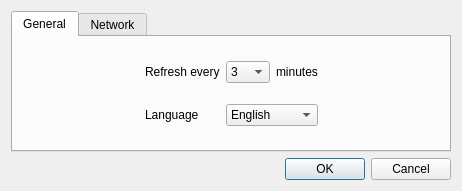
<ui version="4.0" >
 <class>Settings</class>
 <widget class="QDialog" name="Settings" >
  <property name="geometry" >
   <rect>
    <x>0</x>
    <y>0</y>
    <width>462</width>
    <height>191</height>
   </rect>
  </property>
  <property name="sizePolicy" >
   <sizepolicy vsizetype="Fixed" hsizetype="Fixed" >
    <horstretch>0</horstretch>
    <verstretch>0</verstretch>
   </sizepolicy>
  </property>
  <property name="windowTitle" >
   <string>Settings</string>
  </property>
  <layout class="QGridLayout" name="gridLayout" >
   <item row="2" column="0" >
    <widget class="QDialogButtonBox" name="buttonBox" >
     <property name="orientation" >
      <enum>Qt::Horizontal</enum>
     </property>
     <property name="standardButtons" >
      <set>QDialogButtonBox::Cancel|QDialogButtonBox::Ok</set>
     </property>
    </widget>
   </item>
   <item row="0" column="0" >
    <widget class="QTabWidget" name="tabs" >
     <property name="currentIndex" >
      <number>0</number>
     </property>
     <property name="usesScrollButtons" >
      <bool>true</bool>
     </property>
     <widget class="QWidget" name="general" >
      <property name="geometry" >
       <rect>
        <x>0</x>
        <y>0</y>
        <width>432</width>
        <height>112</height>
       </rect>
      </property>
      <attribute name="title" >
       <string>General</string>
      </attribute>
      <layout class="QHBoxLayout" name="horizontalLayout" >
       <item>
        <spacer name="horizontalSpacer" >
         <property name="orientation" >
          <enum>Qt::Horizontal</enum>
         </property>
         <property name="sizeHint" stdset="0" >
          <size>
           <width>44</width>
           <height>20</height>
          </size>
         </property>
        </spacer>
       </item>
       <item>
        <layout class="QGridLayout" name="gridLayout_3" >
         <item row="0" column="0" >
          <widget class="QLabel" name="label" >
           <property name="text" >
            <string>Refresh every</string>
           </property>
          </widget>
         </item>
         <item row="0" column="1" >
          <widget class="QComboBox" name="refreshCombo" >
           <item>
            <property name="text" >
             <string>3</string>
            </property>
           </item>
           <item>
            <property name="text" >
             <string>5</string>
            </property>
           </item>
           <item>
            <property name="text" >
             <string>10</string>
            </property>
           </item>
           <item>
            <property name="text" >
             <string>15</string>
            </property>
           </item>
           <item>
            <property name="text" >
             <string>30</string>
            </property>
           </item>
           <item>
            <property name="text" >
             <string>45</string>
            </property>
           </item>
           <item>
            <property name="text" >
             <string>60</string>
            </property>
           </item>
          </widget>
         </item>
         <item row="0" column="2" >
          <widget class="QLabel" name="label_2" >
           <property name="text" >
            <string>minutes</string>
           </property>
          </widget>
         </item>
         <item row="1" column="0" >
          <widget class="QLabel" name="label_3" >
           <property name="text" >
            <string>Language</string>
           </property>
          </widget>
         </item>
         <item row="1" column="1" colspan="2" >
          <widget class="QComboBox" name="comboBox" >
           <property name="currentIndex" >
            <number>1</number>
           </property>
           <item>
            <property name="text" >
             <string>Català</string>
            </property>
           </item>
           <item>
            <property name="text" >
             <string>English</string>
            </property>
           </item>
           <item>
            <property name="text" >
             <string>Español</string>
            </property>
           </item>
           <item>
            <property name="text" >
             <string>Polski</string>
            </property>
           </item>
          </widget>
         </item>
        </layout>
       </item>
       <item>
        <spacer name="horizontalSpacer_2" >
         <property name="orientation" >
          <enum>Qt::Horizontal</enum>
         </property>
         <property name="sizeHint" stdset="0" >
          <size>
           <width>44</width>
           <height>20</height>
          </size>
         </property>
        </spacer>
       </item>
      </layout>
     </widget>
     <widget class="QWidget" name="network" >
      <property name="geometry" >
       <rect>
        <x>0</x>
        <y>0</y>
        <width>432</width>
        <height>112</height>
       </rect>
      </property>
      <attribute name="title" >
       <string>Network</string>
      </attribute>
      <layout class="QGridLayout" name="gridLayout_2" >
       <item row="0" column="0" colspan="3" >
        <widget class="QCheckBox" name="proxyBox" >
         <property name="text" >
          <string>Use HTTP &amp;proxy</string>
         </property>
        </widget>
       </item>
       <item row="0" column="4" >
        <spacer name="horizontalSpacer_3" >
         <property name="orientation" >
          <enum>Qt::Horizontal</enum>
         </property>
         <property name="sizeHint" stdset="0" >
          <size>
           <width>107</width>
           <height>20</height>
          </size>
         </property>
        </spacer>
       </item>
       <item row="1" column="0" >
        <spacer name="horizontalSpacer_5" >
         <property name="orientation" >
          <enum>Qt::Horizontal</enum>
         </property>
         <property name="sizeHint" stdset="0" >
          <size>
           <width>40</width>
           <height>20</height>
          </size>
         </property>
        </spacer>
       </item>
       <item row="1" column="1" >
        <widget class="QLabel" name="hostLabel" >
         <property name="text" >
          <string>Host:</string>
         </property>
        </widget>
       </item>
       <item row="1" column="2" colspan="3" >
        <widget class="QLineEdit" name="hostEdit" >
         <property name="enabled" >
          <bool>false</bool>
         </property>
         <property name="text" >
          <string/>
         </property>
        </widget>
       </item>
       <item row="2" column="2" >
        <spacer name="horizontalSpacer_4" >
         <property name="orientation" >
          <enum>Qt::Horizontal</enum>
         </property>
         <property name="sizeHint" stdset="0" >
          <size>
           <width>40</width>
           <height>20</height>
          </size>
         </property>
        </spacer>
       </item>
       <item row="2" column="3" >
        <widget class="QLabel" name="portLabel" >
         <property name="text" >
          <string>Port:</string>
         </property>
        </widget>
       </item>
       <item row="2" column="4" >
        <widget class="QLineEdit" name="portEdit" >
         <property name="enabled" >
          <bool>false</bool>
         </property>
         <property name="sizePolicy" >
          <sizepolicy vsizetype="Fixed" hsizetype="Fixed" >
           <horstretch>0</horstretch>
           <verstretch>0</verstretch>
          </sizepolicy>
         </property>
         <property name="text" >
          <string/>
         </property>
        </widget>
       </item>
      </layout>
     </widget>
    </widget>
   </item>
  </layout>
 </widget>
 <resources/>
 <connections>
  <connection>
   <sender>buttonBox</sender>
   <signal>accepted()</signal>
   <receiver>Settings</receiver>
   <slot>accept()</slot>
   <hints>
    <hint type="sourcelabel" >
     <x>257</x>
     <y>171</y>
    </hint>
    <hint type="destinationlabel" >
     <x>157</x>
     <y>180</y>
    </hint>
   </hints>
  </connection>
  <connection>
   <sender>buttonBox</sender>
   <signal>rejected()</signal>
   <receiver>Settings</receiver>
   <slot>reject()</slot>
   <hints>
    <hint type="sourcelabel" >
     <x>300</x>
     <y>171</y>
    </hint>
    <hint type="destinationlabel" >
     <x>286</x>
     <y>180</y>
    </hint>
   </hints>
  </connection>
  <connection>
   <sender>proxyBox</sender>
   <signal>clicked(bool)</signal>
   <receiver>hostEdit</receiver>
   <slot>setEnabled(bool)</slot>
   <hints>
    <hint type="sourcelabel" >
     <x>80</x>
     <y>51</y>
    </hint>
    <hint type="destinationlabel" >
     <x>267</x>
     <y>76</y>
    </hint>
   </hints>
  </connection>
  <connection>
   <sender>proxyBox</sender>
   <signal>clicked(bool)</signal>
   <receiver>portEdit</receiver>
   <slot>setEnabled(bool)</slot>
   <hints>
    <hint type="sourcelabel" >
     <x>41</x>
     <y>54</y>
    </hint>
    <hint type="destinationlabel" >
     <x>189</x>
     <y>117</y>
    </hint>
   </hints>
  </connection>
 </connections>
</ui>
